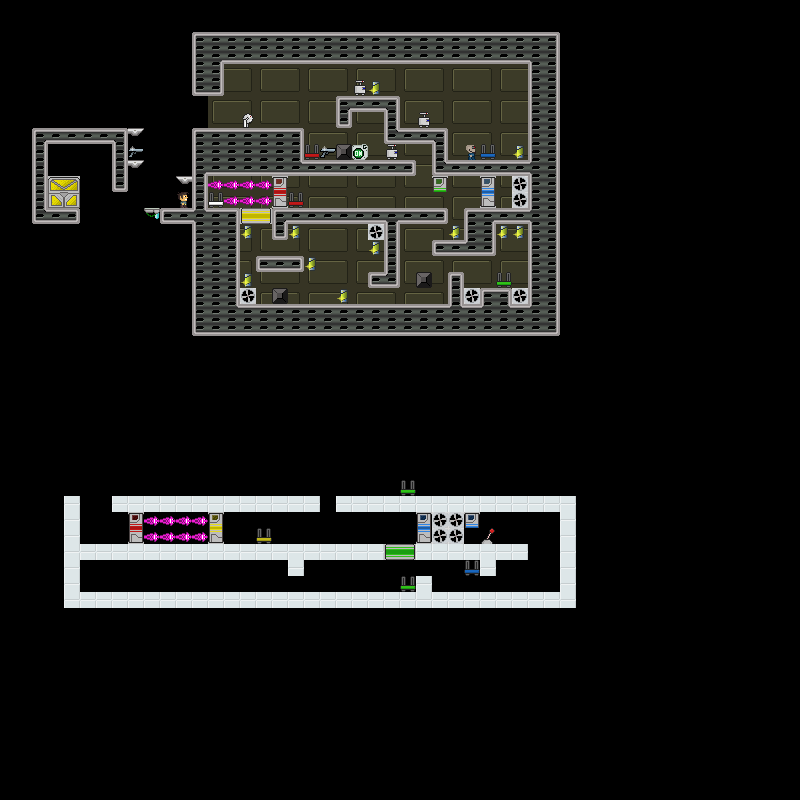

Tiled map render using the project's own tile images. Description and the map definition, with tile-layer contents summarised, below:
An orthogonal 50x50 tile map with 16x16 px tiles, 4 tile layers (BG, MAP, SPRITES, FG), 4 tilesets.

<map version="1.10" tiledversion="1.10.1" orientation="orthogonal" renderorder="right-down" width="50" height="50" tilewidth="16" tileheight="16" infinite="0" nextlayerid="5" nextobjectid="1">
 <editorsettings>
  <export format="csv" />
 </editorsettings>
 <tileset firstgid="1" name="BG" tilewidth="16" tileheight="16" tilecount="2400" columns="20">
  <image source="../BgMap.png" width="320" height="1920" />
 </tileset>
 <tileset firstgid="2401" name="Map" tilewidth="16" tileheight="16" tilecount="1200" columns="20">
  <image source="../TileMap.png" width="320" height="960" />
  <wangsets>
   <wangset name="Terrains" type="corner" tile="-1">
    <wangcolor name="White PHAT" color="#ff0000" tile="84" probability="1" />
    <wangcolor name="White Thin" color="#00ff00" tile="87" probability="1" />
    <wangcolor name="Metal Thin" color="#0000ff" tile="227" probability="1" />
    <wangcolor name="Purple PHATT" color="#ff7700" tile="152" probability="1" />
    <wangcolor name="DIRT" color="#00e9ff" tile="821" probability="1" />
    <wangcolor name="New Terrain" color="#ff00d8" tile="375" probability="1" />
    <wangtile tileid="63" wangid="0,0,0,1,0,0,0,0" />
    <wangtile tileid="64" wangid="0,0,0,1,0,1,0,0" />
    <wangtile tileid="65" wangid="0,0,0,0,0,1,0,0" />
    <wangtile tileid="66" wangid="0,0,0,1,0,0,0,0" />
    <wangtile tileid="67" wangid="0,0,0,0,0,1,0,0" />
    <wangtile tileid="81" wangid="0,1,0,0,0,1,0,1" />
    <wangtile tileid="82" wangid="0,1,0,1,0,0,0,1" />
    <wangtile tileid="83" wangid="0,1,0,1,0,0,0,0" />
    <wangtile tileid="84" wangid="0,1,0,1,0,1,0,1" />
    <wangtile tileid="85" wangid="0,0,0,0,0,1,0,1" />
    <wangtile tileid="86" wangid="0,1,0,0,0,0,0,0" />
    <wangtile tileid="87" wangid="0,0,0,0,0,0,0,1" />
    <wangtile tileid="101" wangid="0,0,0,1,0,1,0,1" />
    <wangtile tileid="102" wangid="0,1,0,1,0,1,0,0" />
    <wangtile tileid="103" wangid="0,1,0,0,0,0,0,0" />
    <wangtile tileid="104" wangid="0,1,0,0,0,0,0,1" />
    <wangtile tileid="105" wangid="0,0,0,0,0,0,0,1" />
    <wangtile tileid="206" wangid="0,0,0,3,0,0,0,0" />
    <wangtile tileid="207" wangid="0,0,0,3,0,3,0,0" />
    <wangtile tileid="208" wangid="0,0,0,0,0,3,0,0" />
    <wangtile tileid="226" wangid="0,3,0,3,0,0,0,0" />
    <wangtile tileid="227" wangid="0,3,0,3,0,3,0,3" />
    <wangtile tileid="228" wangid="0,0,0,0,0,3,0,3" />
    <wangtile tileid="246" wangid="0,3,0,0,0,0,0,0" />
    <wangtile tileid="247" wangid="0,3,0,0,0,0,0,3" />
    <wangtile tileid="248" wangid="0,0,0,0,0,0,0,3" />
    <wangtile tileid="257" wangid="0,0,0,6,0,0,0,0" />
    <wangtile tileid="258" wangid="0,0,0,0,0,6,0,0" />
    <wangtile tileid="277" wangid="0,6,0,0,0,0,0,0" />
    <wangtile tileid="278" wangid="0,0,0,0,0,0,0,6" />
    <wangtile tileid="337" wangid="0,3,0,0,0,3,0,3" />
    <wangtile tileid="338" wangid="0,3,0,3,0,0,0,3" />
    <wangtile tileid="352" wangid="0,6,0,6,0,6,0,0" />
    <wangtile tileid="353" wangid="0,0,0,6,0,6,0,6" />
    <wangtile tileid="354" wangid="0,0,0,6,0,0,0,0" />
    <wangtile tileid="355" wangid="0,0,0,6,0,6,0,0" />
    <wangtile tileid="356" wangid="0,0,0,0,0,6,0,0" />
    <wangtile tileid="357" wangid="0,0,0,3,0,3,0,3" />
    <wangtile tileid="358" wangid="0,3,0,3,0,3,0,0" />
    <wangtile tileid="372" wangid="0,6,0,6,0,0,0,6" />
    <wangtile tileid="373" wangid="0,6,0,0,0,6,0,6" />
    <wangtile tileid="374" wangid="0,6,0,6,0,0,0,0" />
    <wangtile tileid="376" wangid="0,0,0,0,0,6,0,6" />
    <wangtile tileid="394" wangid="0,6,0,0,0,0,0,0" />
    <wangtile tileid="395" wangid="0,6,0,0,0,0,0,6" />
    <wangtile tileid="396" wangid="0,0,0,0,0,0,0,6" />
    <wangtile tileid="452" wangid="0,3,0,0,0,0,0,0" />
    <wangtile tileid="453" wangid="0,0,0,0,0,0,0,3" />
    <wangtile tileid="472" wangid="0,0,0,3,0,0,0,0" />
    <wangtile tileid="473" wangid="0,0,0,0,0,3,0,0" />
    <wangtile tileid="486" wangid="0,4,0,4,0,4,0,4" />
    <wangtile tileid="487" wangid="0,4,0,4,0,4,0,4" />
    <wangtile tileid="488" wangid="0,4,0,4,0,4,0,4" />
    <wangtile tileid="506" wangid="0,4,0,4,0,4,0,4" />
    <wangtile tileid="507" wangid="0,4,0,4,0,4,0,4" />
    <wangtile tileid="508" wangid="0,4,0,4,0,4,0,4" />
    <wangtile tileid="526" wangid="0,4,0,4,0,4,0,4" />
    <wangtile tileid="527" wangid="0,4,0,4,0,4,0,4" />
    <wangtile tileid="528" wangid="0,4,0,4,0,4,0,4" />
    <wangtile tileid="545" wangid="0,0,0,0,0,0,0,4" />
    <wangtile tileid="546" wangid="0,4,0,0,0,0,0,0" />
    <wangtile tileid="565" wangid="0,0,0,0,0,4,0,0" />
    <wangtile tileid="566" wangid="0,0,0,4,0,0,0,0" />
    <wangtile tileid="800" wangid="0,5,0,5,0,5,0,5" />
    <wangtile tileid="801" wangid="0,5,0,5,0,5,0,5" />
    <wangtile tileid="802" wangid="0,5,0,5,0,5,0,5" />
    <wangtile tileid="820" wangid="0,5,0,5,0,5,0,5" />
    <wangtile tileid="821" wangid="0,5,0,5,0,5,0,5" />
    <wangtile tileid="822" wangid="0,5,0,5,0,5,0,5" />
    <wangtile tileid="840" wangid="0,5,0,5,0,5,0,5" />
    <wangtile tileid="841" wangid="0,5,0,5,0,5,0,5" />
    <wangtile tileid="842" wangid="0,5,0,5,0,5,0,5" />
   </wangset>
  </wangsets>
 </tileset>
 <tileset firstgid="3601" name="Sprites" tilewidth="16" tileheight="16" tilecount="110" columns="10">
  <image source="../MovingSprites.png" width="160" height="176" />
 </tileset>
 <tileset firstgid="3711" name="Foreground" tilewidth="16" tileheight="16" tilecount="3663" columns="37">
  <image source="../ForeGroundMap.png" width="592" height="1584" />
 </tileset>
 <layer id="4" name="BG" width="50" height="50">
  <data>[2500 cells, 336 non-empty, 7 distinct tile ids]</data>
 </layer>
 <layer id="3" name="MAP" width="50" height="50">
  <data>[2500 cells, 691 non-empty, 42 distinct tile ids]</data>
 </layer>
 <layer id="2" name="SPRITES" width="50" height="50">
  <data>[2500 cells, 85 non-empty, 31 distinct tile ids]</data>
 </layer>
 <layer id="1" name="FG" width="50" height="50">
  <data>[2500 cells, 0 non-empty, 0 distinct tile ids]</data>
 </layer>
</map>
